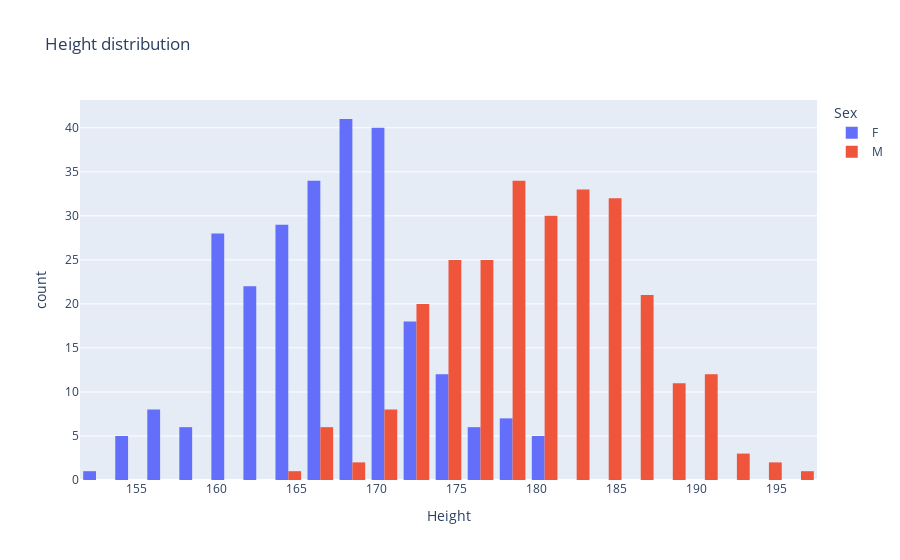

Notebook code for this chart:
### Code cell
plots.height_histogram(sport_data)

### Figure 1 — Plotly figure (JSON) as saved in the notebook; plotly's stock layout.template omitted (floating-point values rounded to 4 significant figures; data arrays with more than 128 entries replaced by an {"elided": "..."} marker saying what was removed)
{"data": [{"alignmentgroup": "True", "bingroup": "x", "hovertemplate": "Sex=F<br>Height=%{x}<br>count=%{y}<extra></extra>", "legendgroup": "F", "marker": {"color": "#636efa", "pattern": {"shape": ""}}, "name": "F", "offsetgroup": "F", "orientation": "v", "showlegend": true, "type": "histogram", "x": {"elided": "263 int values"}, "xaxis": "x", "yaxis": "y"}, {"alignmentgroup": "True", "bingroup": "x", "hovertemplate": "Sex=M<br>Height=%{x}<br>count=%{y}<extra></extra>", "legendgroup": "M", "marker": {"color": "#EF553B", "pattern": {"shape": ""}}, "name": "M", "offsetgroup": "M", "orientation": "v", "showlegend": true, "type": "histogram", "x": {"elided": "266 int values"}, "xaxis": "x", "yaxis": "y"}], "layout": {"barmode": "group", "legend": {"title": {"text": "Sex"}, "tracegroupgap": 0}, "title": {"text": "Height distribution"}, "xaxis": {"anchor": "y", "domain": [0, 1], "title": {"text": "Height"}}, "yaxis": {"anchor": "x", "domain": [0, 1], "title": {"text": "count"}}}}
